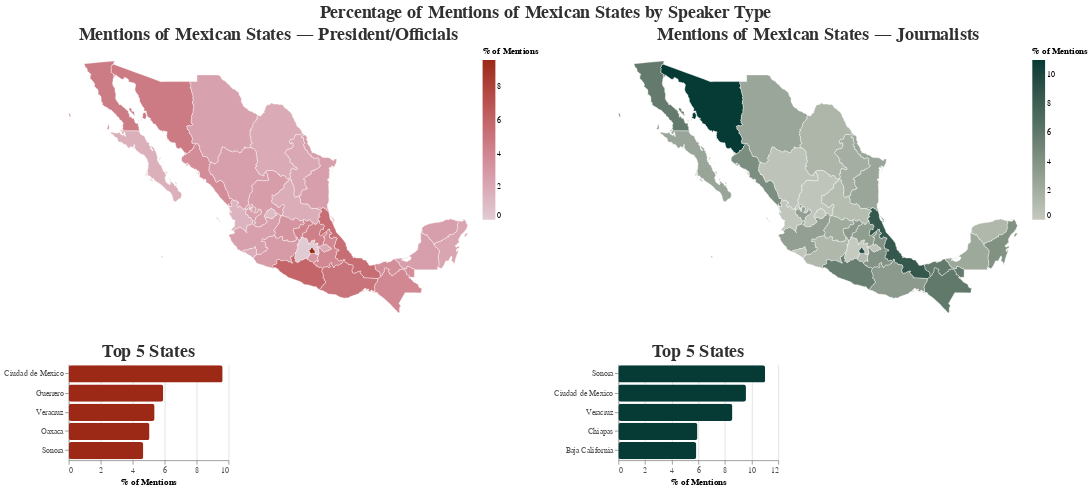

Notebook code cell kept with this figure:
### Code cell
# Step 1. Load and normalize geographic data
geo_url = "https://raw.githubusercontent.com/angelnmara/geojson/master/mexicoHigh.json"
mexico_gdf = gpd.read_file(geo_url)
mexico_gdf["state_norm"] = mexico_gdf["name"].apply(normalize_name)

# Step 2. Prepare mentions data so it is "mergeable"
df_states = df_5.copy()
df_states["state_norm"] = df_states["state"].apply(normalize_name)

# Step 3. Separate data by speaker group
df_pres = df_states[df_states["speaker_group"] == "President/Official"].copy()
df_jour = df_states[df_states["speaker_group"] == "Journalist"].copy()

# Step 4. Compute share of total mentions per group
df_pres["pct"] = (df_pres["mentions"] / df_pres["mentions"].sum()) * 100
df_jour["pct"] = (df_jour["mentions"] / df_jour["mentions"].sum()) * 100

# Step 5. Merge with maps information for each group
merged_pres = (
    mexico_gdf
    .merge(df_pres, on="state_norm", how="left")
    .fillna({"mentions": 0, "pct": 0})
)
merged_jour = (
    mexico_gdf
    .merge(df_jour, on="state_norm", how="left")
    .fillna({"mentions": 0, "pct": 0})
)

# Step 6. Convert to geo json for altair
geo_pres = {"values": merged_pres.__geo_interface__["features"]}
geo_jour = {"values": merged_jour.__geo_interface__["features"]}

# Step 7. Map: President / Officials
chart_pres_map = (
    alt.Chart(geo_pres)
    .mark_geoshape(stroke="white", strokeWidth=0.5)
    .encode(
        color=alt.Color(
            "properties.pct:Q",
            title="% of Mentions",
            scale=alt.Scale(range=["#E1CBD3", color_president])
        ),
        tooltip=[
            alt.Tooltip("properties.name:N", title="State"),
            alt.Tooltip("properties.pct:Q", title="% of Mentions", format=".2f")
        ]
    )
    .properties(
        title="Mentions of Mexican States — President/Officials",
        width=500,
        height=350
    )
    .project("mercator")
)

# Step 8. Map: Journalists
chart_jour_map = (
    alt.Chart(geo_jour)
    .mark_geoshape(stroke="white", strokeWidth=0.5)
    .encode(
        color=alt.Color(
            "properties.pct:Q",
            title="% of Mentions",
            scale=alt.Scale(range=["#C5CAC0", color_journalist])
        ),
        tooltip=[
            alt.Tooltip("properties.name:N", title="State"),
            alt.Tooltip("properties.pct:Q", title="% of Mentions", format=".2f")
        ]
    )
    .properties(
        title="Mentions of Mexican States — Journalists",
        width=500,
        height=350
    )
    .project("mercator")
)

# Step 9. Mini bar charts with Top 5 States per group
top5_pres = df_pres.nlargest(5, "pct")
top5_jour = df_jour.nlargest(5, "pct")

bars_pres = (
    alt.Chart(top5_pres)
    .mark_bar(color=color_president, cornerRadius=3)
    .encode(
        x=alt.X("pct:Q", title="% of Mentions"),
        y=alt.Y("state:N", sort="-x", title=None),
        tooltip=["state:N", alt.Tooltip("pct:Q", format=".2f")]
    )
    .properties(width=200, height=120, title="Top 5 States")
)

bars_jour = (
    alt.Chart(top5_jour)
    .mark_bar(color=color_journalist, cornerRadius=3)
    .encode(
        x=alt.X("pct:Q", title="% of Mentions"),
        y=alt.Y("state:N", sort="-x", title=None),
        tooltip=["state:N", alt.Tooltip("pct:Q", format=".2f")]
    )
    .properties(width=200, height=120, title="Top 5 States")
)

# Step 10. Combine maps and bars vertically 
pres_column = alt.vconcat(chart_pres_map, bars_pres).resolve_scale(color="independent")
jour_column = alt.vconcat(chart_jour_map, bars_jour).resolve_scale(color="independent")

# Step 11. Combine side by side both president and journalists info
chart_final = (
    alt.hconcat(pres_column, jour_column)
    .configure_view(stroke=None)
    .properties(
        title="Percentage of Mentions of Mexican States by Speaker Type"
    )
)

# Step 12. Save chart
file_name = "04_most_mentioned_states.svg"
full_path = f"{output_folder}/{file_name}"
chart_final.save(full_path)
chart_final

### Figure 1 — Vega-Lite specification as saved in the notebook (floating-point values rounded to 4 significant figures; data arrays with more than 128 entries replaced by an {"elided": "..."} marker saying what was removed)
{"config": {"title": {"fontSize": 22, "font": "Libre Franklin", "anchor": "middle", "color": "#313030"}, "axis": {"labelFont": "Libre Franklin", "titleFont": "Libre Franklin", "labelColor": "#545151"}, "view": {"strokeWidth": 0, "stroke": null}}, "hconcat": [{"vconcat": [{"data": {"name": "data-ac8426e0366f3ac3f5794426aa77e085"}, "mark": {"type": "geoshape", "stroke": "white", "strokeWidth": 0.5}, "encoding": {"color": {"field": "properties.pct", "scale": {"range": ["#E1CBD3", "#9B2915"]}, "title": "% of Mentions", "type": "quantitative"}, "tooltip": [{"field": "properties.name", "title": "State", "type": "nominal"}, {"field": "properties.pct", "format": ".2f", "title": "% of Mentions", "type": "quantitative"}]}, "height": 350, "projection": {"type": "mercator"}, "title": "Mentions of Mexican States — President/Officials", "width": 500}, {"data": {"name": "data-83fa52e32cc0ba6ed164a5d9244432e7"}, "mark": {"type": "bar", "color": "#9B2915", "cornerRadius": 3}, "encoding": {"tooltip": [{"field": "state", "type": "nominal"}, {"field": "pct", "format": ".2f", "type": "quantitative"}], "x": {"field": "pct", "title": "% of Mentions", "type": "quantitative"}, "y": {"field": "state", "sort": "-x", "title": null, "type": "nominal"}}, "height": 120, "title": "Top 5 States", "width": 200}], "resolve": {"scale": {"color": "independent"}}}, {"vconcat": [{"data": {"name": "data-3e0021cd5c19e38891c93198aa930e96"}, "mark": {"type": "geoshape", "stroke": "white", "strokeWidth": 0.5}, "encoding": {"color": {"field": "properties.pct", "scale": {"range": ["#C5CAC0", "#063A35"]}, "title": "% of Mentions", "type": "quantitative"}, "tooltip": [{"field": "properties.name", "title": "State", "type": "nominal"}, {"field": "properties.pct", "format": ".2f", "title": "% of Mentions", "type": "quantitative"}]}, "height": 350, "projection": {"type": "mercator"}, "title": "Mentions of Mexican States — Journalists", "width": 500}, {"data": {"name": "data-497837ca8b6f71f8c7b85939c8a4d31a"}, "mark": {"type": "bar", "color": "#063A35", "cornerRadius": 3}, "encoding": {"tooltip": [{"field": "state", "type": "nominal"}, {"field": "pct", "format": ".2f", "type": "quantitative"}], "x": {"field": "pct", "title": "% of Mentions", "type": "quantitative"}, "y": {"field": "state", "sort": "-x", "title": null, "type": "nominal"}}, "height": 120, "title": "Top 5 States", "width": 200}], "resolve": {"scale": {"color": "independent"}}}], "title": "Percentage of Mentions of Mexican States by Speaker Type", "$schema": "https://vega.github.io/schema/vega-lite/v5.20.1.json", "datasets": {"data-ac8426e0366f3ac3f5794426aa77e085": [{"id": "0", "type": "Feature", "properties": {"name": "Zacatecas", "id": "MX-ZAC", "CNTRY": "Mexico", "TYPE": "State", "state_norm": "zacatecas", "state": "Zacatecas", "speaker_group": "President/Official", "mentions": 524.0, "pct": 2.577}, "geometry": {"type": "Polygon", "coordinates": {"elided": "1x379x2 float values"}}, "bbox": [-104.4, 21.0, -100.8, 25.15]}, {"id": "1", "type": "Feature", "properties": {"name": "Yucatán", "id": "MX-YUC", "CNTRY": "Mexico", "TYPE": "State", "state_norm": "yucatan", "state": "Yucatan", "speaker_group": "President/Official", "mentions": 513.0, "pct": 2.522}, "geometry": {"type": "Polygon", "coordinates": {"elided": "1x159x2 float values"}}, "bbox": [-90.42, 19.65, -87.53, 21.62]}, {"id": "2", "type": "Feature", "properties": {"name": "Veracruz", "id": "MX-VER", "CNTRY": "Mexico", "TYPE": "State", "state_norm": "veracruz", "state": "Veracruz", "speaker_group": "President/Official", "mentions": 1093.0, "pct": 5.374}, "geometry": {"type": "MultiPolygon", "coordinates": {"elided": "3 rows, 966 float values in total"}}, "bbox": [-98.71, 17.15, -93.61, 22.45]}, {"id": "3", "type": "Feature", "properties": {"name": "Tlaxcala", "id": "MX-TLA", "CNTRY": "Mexico", "TYPE": "State", "state_norm": "tlaxcala", "state": "Tlaxcala", "speaker_group": "President/Official", "mentions": 396.0, "pct": 1.947}, "geometry": {"type": "Polygon", "coordinates": [[[-98.58, 19.47], [-98.61, 19.49], [-98.64, 19.48], [-98.67, 19.52], [-98.67, 19.55], [-98.61, 19.57], [-98.54, 19.6], [-98.51, 19.6], [-98.47, 19.61], [-98.43, 19.61], [-98.35, 19.62], [-98.32, 19.63], [-98.29, 19.66], [-98.29, 19.68], [-98.26, 19.72], [-98.23, 19.72], [-98.17, 19.7], [-98.12, 19.68], [-98.08, 19.68], [-98.06, 19.69], [-98.0, 19.76], [-97.98, 19.76], [-97.95, 19.72], [-97.88, 19.67], [-97.85, 19.64], [-97.78, 19.59], [-97.78, 19.58], [-97.8, 19.53], [-97.76, 19.52], [-97.72, 19.54], [-97.7, 19.54], [-97.67, 19.52], [-97.64, 19.48], [-97.62, 19.48], [-97.61, 19.43], [-97.58, 19.41], [-97.55, 19.4], [-97.56, 19.36], [-97.59, 19.34], [-97.65, 19.33], [-97.7, 19.32], [-97.73, 19.33], [-97.76, 19.31], [-97.79, 19.24], [-97.84, 19.21], [-97.87, 19.21], [-97.93, 19.25], [-97.95, 19.24], [-98.0, 19.2], [-98.07, 19.14], [-98.11, 19.14], [-98.17, 19.18], [-98.22, 19.19], [-98.27, 19.22], [-98.31, 19.27], [-98.34, 19.32], [-98.39, 19.38], [-98.42, 19.39], [-98.47, 19.42], [-98.51, 19.46], [-98.53, 19.48], [-98.56, 19.48], [-98.58, 19.47]]]}, "bbox": [-98.67, 19.14, -97.55, 19.76]}, {"id": "4", "type": "Feature", "properties": {"name": "Tamaulipas", "id": "MX-TAM", "CNTRY": "Mexico", "TYPE": "State", "state_norm": "tamaulipas", "state": "Tamaulipas", "speaker_group": "President/Official", "mentions": 510.0, "pct": 2.508}, "geometry": {"type": "MultiPolygon", "coordinates": {"elided": "3 rows, 978 float values in total"}}, "bbox": [-100.1, 22.2, -97.14, 27.67]}, {"id": "5", "type": "Feature", "properties": {"name": "Tabasco", "id": "MX-TAB", "CNTRY": "Mexico", "TYPE": "State", "state_norm": "tabasco", "state": "Tabasco", "speaker_group": "President/Official", "mentions": 715.0, "pct": 3.516}, "geometry": {"type": "MultiPolygon", "coordinates": {"elided": "2 rows, 438 float values in total"}}, "bbox": [-94.13, 17.25, -90.98, 18.65]}, {"id": "6", "type": "Feature", "properties": {"name": "Sonora", "id": "MX-SON", "CNTRY": "Mexico", "TYPE": "State", "state_norm": "sonora", "state": "Sonora", "speaker_group": "President/Official", "mentions": 949.0, "pct": 4.666}, "geometry": {"type": "MultiPolygon", "coordinates": {"elided": "6 rows, 940 float values in total"}}, "bbox": [-115.0, 26.3, -108.3, 32.5]}, {"id": "7", "type": "Feature", "properties": {"name": "Sinaloa", "id": "MX-SIN", "CNTRY": "Mexico", "TYPE": "State", "state_norm": "sinaloa", "state": "Sinaloa", "speaker_group": "President/Official", "mentions": 719.0, "pct": 3.535}, "geometry": {"type": "MultiPolygon", "coordinates": {"elided": "4 rows, 846 float values in total"}}, "bbox": [-109.4, 22.47, -105.4, 27.04]}, {"id": "8", "type": "Feature", "properties": {"name": "San Luis Potosí", "id": "MX-SLP", "CNTRY": "Mexico", "TYPE": "State", "state_norm": "san luis potosi", "state": "San Luis Potosi", "speaker_group": "President/Official", "mentions": 352.0, "pct": 1.731}, "geometry": {"type": "Polygon", "coordinates": {"elided": "1x270x2 float values"}}, "bbox": [-102.3, 21.19, -98.33, 24.54]}, {"id": "9", "type": "Feature", "properties": {"name": "Quintana Roo", "id": "MX-ROO", "CNTRY": "Mexico", "TYPE": "State", "state_norm": "quintana roo", "state": "Quintana Roo", "speaker_group": "President/Official", "mentions": 440.0, "pct": 2.164}, "geometry": {"type": "MultiPolygon", "coordinates": {"elided": "3 rows, 672 float values in total"}}, "bbox": [-89.42, 17.87, -86.72, 21.59]}, {"id": "10", "type": "Feature", "properties": {"name": "Querétaro", "id": "MX-QUE", "CNTRY": "Mexico", "TYPE": "State", "state_norm": "queretaro", "state": "Queretaro", "speaker_group": "President/Official", "mentions": 829.0, "pct": 4.076}, "geometry": {"type": "Polygon", "coordinates": {"elided": "1x128x2 float values"}}, "bbox": [-100.6, 20.04, -99.04, 21.58]}, {"id": "11", "type": "Feature", "properties": {"name": "Puebla", "id": "MX-PUE", "CNTRY": "Mexico", "TYPE": "State", "state_norm": "puebla", "state": "Puebla", "speaker_group": "President/Official", "mentions": 780.0, "pct": 3.835}, "geometry": {"type": "Polygon", "coordinates": {"elided": "1x263x2 float values"}}, "bbox": [-98.97, 17.91, -96.65, 20.85]}, {"id": "12", "type": "Feature", "properties": {"name": "Oaxaca", "id": "MX-OAX", "CNTRY": "Mexico", "TYPE": "State", "state_norm": "oaxaca", "state": "Oaxaca", "speaker_group": "President/Official", "mentions": 1028.0, "pct": 5.055}, "geometry": {"type": "Polygon", "coordinates": {"elided": "1x316x2 float values"}}, "bbox": [-98.56, 15.66, -93.87, 18.63]}, {"id": "13", "type": "Feature", "properties": {"name": "Nuevo León", "id": "MX-NLE", "CNTRY": "Mexico", "TYPE": "State", "state_norm": "nuevo leon", "state": "Nuevo Leon", "speaker_group": "President/Official", "mentions": 408.0, "pct": 2.006}, "geometry": {"type": "Polygon", "coordinates": {"elided": "1x332x2 float values"}}, "bbox": [-101.3, 23.17, -98.41, 27.77]}, {"id": "14", "type": "Feature", "properties": {"name": "Nayarit", "id": "MX-NAY", "CNTRY": "Mexico", "TYPE": "State", "state_norm": "nayarit", "state": "Nayarit", "speaker_group": "President/Official", "mentions": 269.0, "pct": 1.323}, "geometry": {"type": "MultiPolygon", "coordinates": {"elided": "6 rows, 526 float values in total"}}, "bbox": [-106.7, 20.59, -103.8, 23.05]}, {"id": "15", "type": "Feature", "properties": {"name": "Morelos", "id": "MX-MOR", "CNTRY": "Mexico", "TYPE": "State", "state_norm": "morelos", "state": "Morelos", "speaker_group": "President/Official", "mentions": 604.0, "pct": 2.97}, "geometry": {"type": "Polygon", "coordinates": [[[-98.87, 19.07], [-98.83, 19.04], [-98.81, 19.0], [-98.79, 18.98], [-98.74, 18.97], [-98.69, 18.94], [-98.65, 18.97], [-98.6, 19.01], [-98.58, 19.02], [-98.55, 19.03], [-98.58, 18.96], [-98.61, 18.89], [-98.63, 18.8], [-98.66, 18.76], [-98.66, 18.72], [-98.64, 18.65], [-98.62, 18.51], [-98.61, 18.46], [-98.63, 18.43], [-98.74, 18.53], [-98.76, 18.53], [-98.79, 18.48], [-98.84, 18.46], [-98.88, 18.41], [-98.96, 18.36], [-98.97, 18.35], [-99.06, 18.44], [-99.2, 18.45], [-99.28, 18.46], [-99.3, 18.47], [-99.34, 18.53], [-99.37, 18.56], [-99.41, 18.58], [-99.45, 18.57], [-99.47, 18.59], [-99.45, 18.61], [-99.44, 18.63], [-99.46, 18.66], [-99.45, 18.7], [-99.39, 18.77], [-99.37, 18.82], [-99.34, 18.85], [-99.31, 18.91], [-99.28, 18.97], [-99.26, 18.99], [-99.22, 19.06], [-99.16, 19.07], [-99.12, 19.03], [-99.06, 19.07], [-99.03, 19.07], [-99.0, 19.04], [-98.9, 19.07], [-98.87, 19.07]]]}, "bbox": [-99.47, 18.35, -98.55, 19.07]}, {"id": "16", "type": "Feature", "properties": {"name": "Michoacán", "id": "MX-MIC", "CNTRY": "Mexico", "TYPE": "State", "state_norm": "michoacan", "state": "Michoacan", "speaker_group": "President/Official", "mentions": 563.0, "pct": 2.768}, "geometry": {"type": "Polygon", "coordinates": {"elided": "1x288x2 float values"}}, "bbox": [-103.7, 17.91, -100.1, 20.37]}, {"id": "17", "type": "Feature", "properties": {"name": "México", "id": "MX-MEX", "CNTRY": "Mexico", "TYPE": "State", "state_norm": "mexico", "state": null, "speaker_group": null, "mentions": 0.0, "pct": 0.0}, "geometry": {"type": "Polygon", "coordinates": {"elided": "1x201x2 float values"}}, "bbox": [-100.5, 18.35, -98.55, 20.31]}, {"id": "18", "type": "Feature", "properties": {"name": "Jalisco", "id": "MX-JAL", "CNTRY": "Mexico", "TYPE": "State", "state_norm": "jalisco", "state": "Jalisco", "speaker_group": "President/Official", "mentions": 505.0, "pct": 2.483}, "geometry": {"type": "Polygon", "coordinates": {"elided": "1x458x2 float values"}}, "bbox": [-105.7, 18.96, -101.5, 22.67]}, {"id": "19", "type": "Feature", "properties": {"name": "Hidalgo", "id": "MX-HID", "CNTRY": "Mexico", "TYPE": "State", "state_norm": "hidalgo", "state": "Hidalgo", "speaker_group": "President/Official", "mentions": 879.0, "pct": 4.322}, "geometry": {"type": "Polygon", "coordinates": {"elided": "1x190x2 float values"}}, "bbox": [-99.86, 19.55, -97.94, 21.41]}, {"id": "20", "type": "Feature", "properties": {"name": "Guerrero", "id": "MX-GRO", "CNTRY": "Mexico", "TYPE": "State", "state_norm": "guerrero", "state": "Guerrero", "speaker_group": "President/Official", "mentions": 1203.0, "pct": 5.915}, "geometry": {"type": "Polygon", "coordinates": {"elided": "1x253x2 float values"}}, "bbox": [-102.2, 16.32, -98.02, 19.06]}, {"id": "21", "type": "Feature", "properties": {"name": "Guanajuato", "id": "MX-GUA", "CNTRY": "Mexico", "TYPE": "State", "state_norm": "guanajuato", "state": "Guanajuato", "speaker_group": "President/Official", "mentions": 640.0, "pct": 3.147}, "geometry": {"type": "Polygon", "coordinates": {"elided": "1x187x2 float values"}}, "bbox": [-102.1, 19.92, -99.71, 21.86]}, {"id": "22", "type": "Feature", "properties": {"name": "Durango", "id": "MX-DUR", "CNTRY": "Mexico", "TYPE": "State", "state_norm": "durango", "state": "Durango", "speaker_group": "President/Official", "mentions": 514.0, "pct": 2.527}, "geometry": {"type": "Polygon", "coordinates": {"elided": "1x364x2 float values"}}, "bbox": [-107.3, 22.3, -102.5, 26.84]}, {"id": "23", "type": "Feature", "properties": {"name": "Ciudad de México", "id": "MX-CMX", "CNTRY": "Mexico", "TYPE": "Federal District", "state_norm": "ciudad de mexico", "state": "Ciudad de Mexico", "speaker_group": "President/Official", "mentions": 1959.0, "pct": 9.633}, "geometry": {"type": "Polygon", "coordinates": [[[-98.87, 19.07], [-98.9, 19.07], [-99.0, 19.04], [-99.03, 19.07], [-99.06, 19.07], [-99.12, 19.03], [-99.16, 19.07], [-99.22, 19.06], [-99.24, 19.09], [-99.28, 19.16], [-99.3, 19.19], [-99.32, 19.23], [-99.33, 19.27], [-99.3, 19.29], [-99.25, 19.33], [-99.23, 19.34], [-99.2, 19.37], [-99.18, 19.45], [-99.13, 19.5], [-99.1, 19.53], [-99.07, 19.53], [-99.08, 19.49], [-99.04, 19.46], [-99.01, 19.41], [-98.99, 19.35], [-98.98, 19.34], [-98.92, 19.3], [-98.91, 19.29], [-98.91, 19.24], [-98.88, 19.24], [-98.87, 19.23], [-98.85, 19.17], [-98.86, 19.13], [-98.87, 19.1], [-98.87, 19.07]]]}, "bbox": [-99.33, 19.03, -98.85, 19.53]}, {"id": "24", "type": "Feature", "properties": {"name": "Colima", "id": "MX-COL", "CNTRY": "Mexico", "TYPE": "State", "state_norm": "colima", "state": "Colima", "speaker_group": "President/Official", "mentions": 348.0, "pct": 1.711}, "geometry": {"type": "Polygon", "coordinates": {"elided": "1x74x2 float values"}}, "bbox": [-104.7, 18.7, -103.5, 19.56]}, {"id": "25", "type": "Feature", "properties": {"name": "Coahuila", "id": "MX-COA", "CNTRY": "Mexico", "TYPE": "State", "state_norm": "coahuila", "state": "Coahuila", "speaker_group": "President/Official", "mentions": 390.0, "pct": 1.918}, "geometry": {"type": "Polygon", "coordinates": {"elided": "1x424x2 float values"}}, "bbox": [-104.0, 24.52, -99.84, 29.88]}, {"id": "26", "type": "Feature", "properties": {"name": "Chihuahua", "id": "MX-CHH", "CNTRY": "Mexico", "TYPE": "State", "state_norm": "chihuahua", "state": "Chihuahua", "speaker_group": "President/Official", "mentions": 493.0, "pct": 2.424}, "geometry": {"type": "Polygon", "coordinates": {"elided": "1x452x2 float values"}}, "bbox": [-109.0, 25.59, -103.4, 31.78]}, {"id": "27", "type": "Feature", "properties": {"name": "Chiapas", "id": "MX-CHP", "CNTRY": "Mexico", "TYPE": "State", "state_norm": "chiapas", "state": "Chiapas", "speaker_group": "President/Official", "mentions": 780.0, "pct": 3.835}, "geometry": {"type": "MultiPolygon", "coordinates": {"elided": "2 rows, 466 float values in total"}}, "bbox": [-94.16, 14.53, -90.39, 17.97]}, {"id": "28", "type": "Feature", "properties": {"name": "Campeche", "id": "MX-CAM", "CNTRY": "Mexico", "TYPE": "State", "state_norm": "campeche", "state": "Campeche", "speaker_group": "President/Official", "mentions": 511.0, "pct": 2.513}, "geometry": {"type": "MultiPolygon", "coordinates": {"elided": "2 rows, 492 float values in total"}}, "bbox": [-92.47, 17.81, -89.01, 20.8]}, {"id": "29", "type": "Feature", "properties": {"name": "Baja California Sur", "id": "MX-BCS", "CNTRY": "Mexico", "TYPE": "State", "state_norm": "baja california sur", "state": "Baja California Sur", "speaker_group": "President/Official", "mentions": 320.0, "pct": 1.573}, "geometry": {"type": "MultiPolygon", "coordinates": {"elided": "19 rows, 1368 float values in total"}}, "bbox": [-115.2, 18.34, -109.4, 27.95]}, {"id": "30", "type": "Feature", "properties": {"name": "Baja California", "id": "MX-BCN", "CNTRY": "Mexico", "TYPE": "State", "state_norm": "baja california", "state": "Baja California", "speaker_group": "President/Official", "mentions": 924.0, "pct": 4.543}, "geometry": {"type": "MultiPolygon", "coordinates": {"elided": "7 rows, 900 float values in total"}}, "bbox": [-118.4, 27.88, -112.5, 32.72]}, {"id": "31", "type": "Feature", "properties": {"name": "Aguascalientes", "id": "MX-AGU", "CNTRY": "Mexico", "TYPE": "State", "state_norm": "aguascalientes", "state": "Aguascalientes", "speaker_group": "President/Official", "mentions": 179.0, "pct": 0.8802}, "geometry": {"type": "Polygon", "coordinates": [[[-102.8, 21.69], [-102.8, 21.69], [-102.8, 21.74], [-102.9, 21.77], [-102.9, 21.82], [-102.9, 21.87], [-102.8, 21.92], [-102.8, 21.98], [-102.7, 22.06], [-102.7, 22.09], [-102.7, 22.14], [-102.7, 22.19], [-102.7, 22.22], [-102.6, 22.24], [-102.6, 22.25], [-102.5, 22.26], [-102.5, 22.3], [-102.4, 22.33], [-102.4, 22.36], [-102.3, 22.41], [-102.3, 22.42], [-102.3, 22.37], [-102.2, 22.32], [-102.2, 22.28], [-102.1, 22.24], [-102.0, 22.22], [-102.0, 22.16], [-102.0, 22.13], [-102.0, 22.07], [-102.0, 22.05], [-102.0, 22.03], [-102.0, 22.0], [-102.0, 21.97], [-101.9, 21.93], [-101.9, 21.89], [-101.9, 21.87], [-102.0, 21.86], [-102.1, 21.82], [-102.1, 21.8], [-102.1, 21.72], [-102.2, 21.68], [-102.2, 21.67], [-102.2, 21.65], [-102.3, 21.63], [-102.4, 21.62], [-102.4, 21.65], [-102.5, 21.66], [-102.5, 21.7], [-102.5, 21.72], [-102.6, 21.72], [-102.6, 21.72], [-102.7, 21.73], [-102.7, 21.72], [-102.8, 21.69]]]}, "bbox": [-102.9, 21.62, -101.9, 22.42]}], "data-83fa52e32cc0ba6ed164a5d9244432e7": [{"state": "Ciudad de Mexico", "speaker_group": "President/Official", "mentions": 1959, "state_norm": "ciudad de mexico", "pct": 9.633}, {"state": "Guerrero", "speaker_group": "President/Official", "mentions": 1203, "state_norm": "guerrero", "pct": 5.915}, {"state": "Veracruz", "speaker_group": "President/Official", "mentions": 1093, "state_norm": "veracruz", "pct": 5.374}, {"state": "Oaxaca", "speaker_group": "President/Official", "mentions": 1028, "state_norm": "oaxaca", "pct": 5.055}, {"state": "Sonora", "speaker_group": "President/Official", "mentions": 949, "state_norm": "sonora", "pct": 4.666}], "data-3e0021cd5c19e38891c93198aa930e96": [{"id": "0", "type": "Feature", "properties": {"name": "Zacatecas", "id": "MX-ZAC", "CNTRY": "Mexico", "TYPE": "State", "state_norm": "zacatecas", "state": "Zacatecas", "speaker_group": "Journalist", "mentions": 4.0, "pct": 0.339}, "geometry": {"type": "Polygon", "coordinates": {"elided": "1x379x2 float values"}}, "bbox": [-104.4, 21.0, -100.8, 25.15]}, {"id": "1", "type": "Feature", "properties": {"name": "Yucatán", "id": "MX-YUC", "CNTRY": "Mexico", "TYPE": "State", "state_norm": "yucatan", "state": "Yucatan", "speaker_group": "Journalist", "mentions": 15.0, "pct": 1.271}, "geometry": {"type": "Polygon", "coordinates": {"elided": "1x159x2 float values"}}, "bbox": [-90.42, 19.65, -87.53, 21.62]}, {"id": "2", "type": "Feature", "properties": {"name": "Veracruz", "id": "MX-VER", "CNTRY": "Mexico", "TYPE": "State", "state_norm": "veracruz", "state": "Veracruz", "speaker_group": "Journalist", "mentions": 101.0, "pct": 8.559}, "geometry": {"type": "MultiPolygon", "coordinates": {"elided": "3 rows, 966 float values in total"}}, "bbox": [-98.71, 17.15, -93.61, 22.45]}, {"id": "3", "type": "Feature", "properties": {"name": "Tlaxcala", "id": "MX-TLA", "CNTRY": "Mexico", "TYPE": "State", "state_norm": "tlaxcala", "state": "Tlaxcala", "speaker_group": "Journalist", "mentions": 4.0, "pct": 0.339}, "geometry": {"type": "Polygon", "coordinates": [[[-98.58, 19.47], [-98.61, 19.49], [-98.64, 19.48], [-98.67, 19.52], [-98.67, 19.55], [-98.61, 19.57], [-98.54, 19.6], [-98.51, 19.6], [-98.47, 19.61], [-98.43, 19.61], [-98.35, 19.62], [-98.32, 19.63], [-98.29, 19.66], [-98.29, 19.68], [-98.26, 19.72], [-98.23, 19.72], [-98.17, 19.7], [-98.12, 19.68], [-98.08, 19.68], [-98.06, 19.69], [-98.0, 19.76], [-97.98, 19.76], [-97.95, 19.72], [-97.88, 19.67], [-97.85, 19.64], [-97.78, 19.59], [-97.78, 19.58], [-97.8, 19.53], [-97.76, 19.52], [-97.72, 19.54], [-97.7, 19.54], [-97.67, 19.52], [-97.64, 19.48], [-97.62, 19.48], [-97.61, 19.43], [-97.58, 19.41], [-97.55, 19.4], [-97.56, 19.36], [-97.59, 19.34], [-97.65, 19.33], [-97.7, 19.32], [-97.73, 19.33], [-97.76, 19.31], [-97.79, 19.24], [-97.84, 19.21], [-97.87, 19.21], [-97.93, 19.25], [-97.95, 19.24], [-98.0, 19.2], [-98.07, 19.14], [-98.11, 19.14], [-98.17, 19.18], [-98.22, 19.19], [-98.27, 19.22], [-98.31, 19.27], [-98.34, 19.32], [-98.39, 19.38], [-98.42, 19.39], [-98.47, 19.42], [-98.51, 19.46], [-98.53, 19.48], [-98.56, 19.48], [-98.58, 19.47]]]}, "bbox": [-98.67, 19.14, -97.55, 19.76]}, {"id": "4", "type": "Feature", "properties": {"name": "Tamaulipas", "id": "MX-TAM", "CNTRY": "Mexico", "TYPE": "State", "state_norm": "tamaulipas", "state": "Tamaulipas", "speaker_group": "Journalist", "mentions": 30.0, "pct": 2.542}, "geometry": {"type": "MultiPolygon", "coordinates": {"elided": "3 rows, 978 float values in total"}}, "bbox": [-100.1, 22.2, -97.14, 27.67]}, {"id": "5", "type": "Feature", "properties": {"name": "Tabasco", "id": "MX-TAB", "CNTRY": "Mexico", "TYPE": "State", "state_norm": "tabasco", "state": "Tabasco", "speaker_group": "Journalist", "mentions": 69.0, "pct": 5.847}, "geometry": {"type": "MultiPolygon", "coordinates": {"elided": "2 rows, 438 float values in total"}}, "bbox": [-94.13, 17.25, -90.98, 18.65]}, {"id": "6", "type": "Feature", "properties": {"name": "Sonora", "id": "MX-SON", "CNTRY": "Mexico", "TYPE": "State", "state_norm": "sonora", "state": "Sonora", "speaker_group": "Journalist", "mentions": 130.0, "pct": 11.02}, "geometry": {"type": "MultiPolygon", "coordinates": {"elided": "6 rows, 940 float values in total"}}, "bbox": [-115.0, 26.3, -108.3, 32.5]}, {"id": "7", "type": "Feature", "properties": {"name": "Sinaloa", "id": "MX-SIN", "CNTRY": "Mexico", "TYPE": "State", "state_norm": "sinaloa", "state": "Sinaloa", "speaker_group": "Journalist", "mentions": 51.0, "pct": 4.322}, "geometry": {"type": "MultiPolygon", "coordinates": {"elided": "4 rows, 846 float values in total"}}, "bbox": [-109.4, 22.47, -105.4, 27.04]}, {"id": "8", "type": "Feature", "properties": {"name": "San Luis Potosí", "id": "MX-SLP", "CNTRY": "Mexico", "TYPE": "State", "state_norm": "san luis potosi", "state": "San Luis Potosi", "speaker_group": "Journalist", "mentions": 11.0, "pct": 0.9322}, "geometry": {"type": "Polygon", "coordinates": {"elided": "1x270x2 float values"}}, "bbox": [-102.3, 21.19, -98.33, 24.54]}, {"id": "9", "type": "Feature", "properties": {"name": "Quintana Roo", "id": "MX-ROO", "CNTRY": "Mexico", "TYPE": "State", "state_norm": "quintana roo", "state": "Quintana Roo", "speaker_group": "Journalist", "mentions": 48.0, "pct": 4.068}, "geometry": {"type": "MultiPolygon", "coordinates": {"elided": "3 rows, 672 float values in total"}}, "bbox": [-89.42, 17.87, -86.72, 21.59]}, {"id": "10", "type": "Feature", "properties": {"name": "Querétaro", "id": "MX-QUE", "CNTRY": "Mexico", "TYPE": "State", "state_norm": "queretaro", "state": "Queretaro", "speaker_group": "Journalist", "mentions": 41.0, "pct": 3.475}, "geometry": {"type": "Polygon", "coordinates": {"elided": "1x128x2 float values"}}, "bbox": [-100.6, 20.04, -99.04, 21.58]}, {"id": "11", "type": "Feature", "properties": {"name": "Puebla", "id": "MX-PUE", "CNTRY": "Mexico", "TYPE": "State", "state_norm": "puebla", "state": "Puebla", "speaker_group": "Journalist", "mentions": 47.0, "pct": 3.983}, "geometry": {"type": "Polygon", "coordinates": {"elided": "1x263x2 float values"}}, "bbox": [-98.97, 17.91, -96.65, 20.85]}, {"id": "12", "type": "Feature", "properties": {"name": "Oaxaca", "id": "MX-OAX", "CNTRY": "Mexico", "TYPE": "State", "state_norm": "oaxaca", "state": "Oaxaca", "speaker_group": "Journalist", "mentions": 41.0, "pct": 3.475}, "geometry": {"type": "Polygon", "coordinates": {"elided": "1x316x2 float values"}}, "bbox": [-98.56, 15.66, -93.87, 18.63]}, {"id": "13", "type": "Feature", "properties": {"name": "Nuevo León", "id": "MX-NLE", "CNTRY": "Mexico", "TYPE": "State", "state_norm": "nuevo leon", "state": "Nuevo Leon", "speaker_group": "Journalist", "mentions": 23.0, "pct": 1.949}, "geometry": {"type": "Polygon", "coordinates": {"elided": "1x332x2 float values"}}, "bbox": [-101.3, 23.17, -98.41, 27.77]}, {"id": "14", "type": "Feature", "properties": {"name": "Nayarit", "id": "MX-NAY", "CNTRY": "Mexico", "TYPE": "State", "state_norm": "nayarit", "state": "Nayarit", "speaker_group": "Journalist", "mentions": 3.0, "pct": 0.2542}, "geometry": {"type": "MultiPolygon", "coordinates": {"elided": "6 rows, 526 float values in total"}}, "bbox": [-106.7, 20.59, -103.8, 23.05]}, {"id": "15", "type": "Feature", "properties": {"name": "Morelos", "id": "MX-MOR", "CNTRY": "Mexico", "TYPE": "State", "state_norm": "morelos", "state": "Morelos", "speaker_group": "Journalist", "mentions": 13.0, "pct": 1.102}, "geometry": {"type": "Polygon", "coordinates": [[[-98.87, 19.07], [-98.83, 19.04], [-98.81, 19.0], [-98.79, 18.98], [-98.74, 18.97], [-98.69, 18.94], [-98.65, 18.97], [-98.6, 19.01], [-98.58, 19.02], [-98.55, 19.03], [-98.58, 18.96], [-98.61, 18.89], [-98.63, 18.8], [-98.66, 18.76], [-98.66, 18.72], [-98.64, 18.65], [-98.62, 18.51], [-98.61, 18.46], [-98.63, 18.43], [-98.74, 18.53], [-98.76, 18.53], [-98.79, 18.48], [-98.84, 18.46], [-98.88, 18.41], [-98.96, 18.36], [-98.97, 18.35], [-99.06, 18.44], [-99.2, 18.45], [-99.28, 18.46], [-99.3, 18.47], [-99.34, 18.53], [-99.37, 18.56], [-99.41, 18.58], [-99.45, 18.57], [-99.47, 18.59], [-99.45, 18.61], [-99.44, 18.63], [-99.46, 18.66], [-99.45, 18.7], [-99.39, 18.77], [-99.37, 18.82], [-99.34, 18.85], [-99.31, 18.91], [-99.28, 18.97], [-99.26, 18.99], [-99.22, 19.06], [-99.16, 19.07], [-99.12, 19.03], [-99.06, 19.07], [-99.03, 19.07], [-99.0, 19.04], [-98.9, 19.07], [-98.87, 19.07]]]}, "bbox": [-99.47, 18.35, -98.55, 19.07]}, {"id": "16", "type": "Feature", "properties": {"name": "Michoacán", "id": "MX-MIC", "CNTRY": "Mexico", "TYPE": "State", "state_norm": "michoacan", "state": "Michoacan", "speaker_group": "Journalist", "mentions": 15.0, "pct": 1.271}, "geometry": {"type": "Polygon", "coordinates": {"elided": "1x288x2 float values"}}, "bbox": [-103.7, 17.91, -100.1, 20.37]}, {"id": "17", "type": "Feature", "properties": {"name": "México", "id": "MX-MEX", "CNTRY": "Mexico", "TYPE": "State", "state_norm": "mexico", "state": null, "speaker_group": null, "mentions": 0.0, "pct": 0.0}, "geometry": {"type": "Polygon", "coordinates": {"elided": "1x201x2 float values"}}, "bbox": [-100.5, 18.35, -98.55, 20.31]}, {"id": "18", "type": "Feature", "properties": {"name": "Jalisco", "id": "MX-JAL", "CNTRY": "Mexico", "TYPE": "State", "state_norm": "jalisco", "state": "Jalisco", "speaker_group": "Journalist", "mentions": 36.0, "pct": 3.051}, "geometry": {"type": "Polygon", "coordinates": {"elided": "1x458x2 float values"}}, "bbox": [-105.7, 18.96, -101.5, 22.67]}, {"id": "19", "type": "Feature", "properties": {"name": "Hidalgo", "id": "MX-HID", "CNTRY": "Mexico", "TYPE": "State", "state_norm": "hidalgo", "state": "Hidalgo", "speaker_group": "Journalist", "mentions": 37.0, "pct": 3.136}, "geometry": {"type": "Polygon", "coordinates": {"elided": "1x190x2 float values"}}, "bbox": [-99.86, 19.55, -97.94, 21.41]}, {"id": "20", "type": "Feature", "properties": {"name": "Guerrero", "id": "MX-GRO", "CNTRY": "Mexico", "TYPE": "State", "state_norm": "guerrero", "state": "Guerrero", "speaker_group": "Journalist", "mentions": 66.0, "pct": 5.593}, "geometry": {"type": "Polygon", "coordinates": {"elided": "1x253x2 float values"}}, "bbox": [-102.2, 16.32, -98.02, 19.06]}, {"id": "21", "type": "Feature", "properties": {"name": "Guanajuato", "id": "MX-GUA", "CNTRY": "Mexico", "TYPE": "State", "state_norm": "guanajuato", "state": "Guanajuato", "speaker_group": "Journalist", "mentions": 26.0, "pct": 2.203}, "geometry": {"type": "Polygon", "coordinates": {"elided": "1x187x2 float values"}}, "bbox": [-102.1, 19.92, -99.71, 21.86]}, {"id": "22", "type": "Feature", "properties": {"name": "Durango", "id": "MX-DUR", "CNTRY": "Mexico", "TYPE": "State", "state_norm": "durango", "state": "Durango", "speaker_group": "Journalist", "mentions": 6.0, "pct": 0.5085}, "geometry": {"type": "Polygon", "coordinates": {"elided": "1x364x2 float values"}}, "bbox": [-107.3, 22.3, -102.5, 26.84]}, {"id": "23", "type": "Feature", "properties": {"name": "Ciudad de México", "id": "MX-CMX", "CNTRY": "Mexico", "TYPE": "Federal District", "state_norm": "ciudad de mexico", "state": "Ciudad de Mexico", "speaker_group": "Journalist", "mentions": 113.0, "pct": 9.576}, "geometry": {"type": "Polygon", "coordinates": [[[-98.87, 19.07], [-98.9, 19.07], [-99.0, 19.04], [-99.03, 19.07], [-99.06, 19.07], [-99.12, 19.03], [-99.16, 19.07], [-99.22, 19.06], [-99.24, 19.09], [-99.28, 19.16], [-99.3, 19.19], [-99.32, 19.23], [-99.33, 19.27], [-99.3, 19.29], [-99.25, 19.33], [-99.23, 19.34], [-99.2, 19.37], [-99.18, 19.45], [-99.13, 19.5], [-99.1, 19.53], [-99.07, 19.53], [-99.08, 19.49], [-99.04, 19.46], [-99.01, 19.41], [-98.99, 19.35], [-98.98, 19.34], [-98.92, 19.3], [-98.91, 19.29], [-98.91, 19.24], [-98.88, 19.24], [-98.87, 19.23], [-98.85, 19.17], [-98.86, 19.13], [-98.87, 19.1], [-98.87, 19.07]]]}, "bbox": [-99.33, 19.03, -98.85, 19.53]}, {"id": "24", "type": "Feature", "properties": {"name": "Colima", "id": "MX-COL", "CNTRY": "Mexico", "TYPE": "State", "state_norm": "colima", "state": "Colima", "speaker_group": "Journalist", "mentions": 3.0, "pct": 0.2542}, "geometry": {"type": "Polygon", "coordinates": {"elided": "1x74x2 float values"}}, "bbox": [-104.7, 18.7, -103.5, 19.56]}, {"id": "25", "type": "Feature", "properties": {"name": "Coahuila", "id": "MX-COA", "CNTRY": "Mexico", "TYPE": "State", "state_norm": "coahuila", "state": "Coahuila", "speaker_group": "Journalist", "mentions": 17.0, "pct": 1.441}, "geometry": {"type": "Polygon", "coordinates": {"elided": "1x424x2 float values"}}, "bbox": [-104.0, 24.52, -99.84, 29.88]}, {"id": "26", "type": "Feature", "properties": {"name": "Chihuahua", "id": "MX-CHH", "CNTRY": "Mexico", "TYPE": "State", "state_norm": "chihuahua", "state": "Chihuahua", "speaker_group": "Journalist", "mentions": 30.0, "pct": 2.542}, "geometry": {"type": "Polygon", "coordinates": {"elided": "1x452x2 float values"}}, "bbox": [-109.0, 25.59, -103.4, 31.78]}, {"id": "27", "type": "Feature", "properties": {"name": "Chiapas", "id": "MX-CHP", "CNTRY": "Mexico", "TYPE": "State", "state_norm": "chiapas", "state": "Chiapas", "speaker_group": "Journalist", "mentions": 70.0, "pct": 5.932}, "geometry": {"type": "MultiPolygon", "coordinates": {"elided": "2 rows, 466 float values in total"}}, "bbox": [-94.16, 14.53, -90.39, 17.97]}, {"id": "28", "type": "Feature", "properties": {"name": "Campeche", "id": "MX-CAM", "CNTRY": "Mexico", "TYPE": "State", "state_norm": "campeche", "state": "Campeche", "speaker_group": "Journalist", "mentions": 28.0, "pct": 2.373}, "geometry": {"type": "MultiPolygon", "coordinates": {"elided": "2 rows, 492 float values in total"}}, "bbox": [-92.47, 17.81, -89.01, 20.8]}, {"id": "29", "type": "Feature", "properties": {"name": "Baja California Sur", "id": "MX-BCS", "CNTRY": "Mexico", "TYPE": "State", "state_norm": "baja california sur", "state": "Baja California Sur", "speaker_group": "Journalist", "mentions": 31.0, "pct": 2.627}, "geometry": {"type": "MultiPolygon", "coordinates": {"elided": "19 rows, 1368 float values in total"}}, "bbox": [-115.2, 18.34, -109.4, 27.95]}, {"id": "30", "type": "Feature", "properties": {"name": "Baja California", "id": "MX-BCN", "CNTRY": "Mexico", "TYPE": "State", "state_norm": "baja california", "state": "Baja California", "speaker_group": "Journalist", "mentions": 69.0, "pct": 5.847}, "geometry": {"type": "MultiPolygon", "coordinates": {"elided": "7 rows, 900 float values in total"}}, "bbox": [-118.4, 27.88, -112.5, 32.72]}, {"id": "31", "type": "Feature", "properties": {"name": "Aguascalientes", "id": "MX-AGU", "CNTRY": "Mexico", "TYPE": "State", "state_norm": "aguascalientes", "state": "Aguascalientes", "speaker_group": "Journalist", "mentions": 2.0, "pct": 0.1695}, "geometry": {"type": "Polygon", "coordinates": [[[-102.8, 21.69], [-102.8, 21.69], [-102.8, 21.74], [-102.9, 21.77], [-102.9, 21.82], [-102.9, 21.87], [-102.8, 21.92], [-102.8, 21.98], [-102.7, 22.06], [-102.7, 22.09], [-102.7, 22.14], [-102.7, 22.19], [-102.7, 22.22], [-102.6, 22.24], [-102.6, 22.25], [-102.5, 22.26], [-102.5, 22.3], [-102.4, 22.33], [-102.4, 22.36], [-102.3, 22.41], [-102.3, 22.42], [-102.3, 22.37], [-102.2, 22.32], [-102.2, 22.28], [-102.1, 22.24], [-102.0, 22.22], [-102.0, 22.16], [-102.0, 22.13], [-102.0, 22.07], [-102.0, 22.05], [-102.0, 22.03], [-102.0, 22.0], [-102.0, 21.97], [-101.9, 21.93], [-101.9, 21.89], [-101.9, 21.87], [-102.0, 21.86], [-102.1, 21.82], [-102.1, 21.8], [-102.1, 21.72], [-102.2, 21.68], [-102.2, 21.67], [-102.2, 21.65], [-102.3, 21.63], [-102.4, 21.62], [-102.4, 21.65], [-102.5, 21.66], [-102.5, 21.7], [-102.5, 21.72], [-102.6, 21.72], [-102.6, 21.72], [-102.7, 21.73], [-102.7, 21.72], [-102.8, 21.69]]]}, "bbox": [-102.9, 21.62, -101.9, 22.42]}], "data-497837ca8b6f71f8c7b85939c8a4d31a": [{"state": "Sonora", "speaker_group": "Journalist", "mentions": 130, "state_norm": "sonora", "pct": 11.02}, {"state": "Ciudad de Mexico", "speaker_group": "Journalist", "mentions": 113, "state_norm": "ciudad de mexico", "pct": 9.576}, {"state": "Veracruz", "speaker_group": "Journalist", "mentions": 101, "state_norm": "veracruz", "pct": 8.559}, {"state": "Chiapas", "speaker_group": "Journalist", "mentions": 70, "state_norm": "chiapas", "pct": 5.932}, {"state": "Baja California", "speaker_group": "Journalist", "mentions": 69, "state_norm": "baja california", "pct": 5.847}]}}
